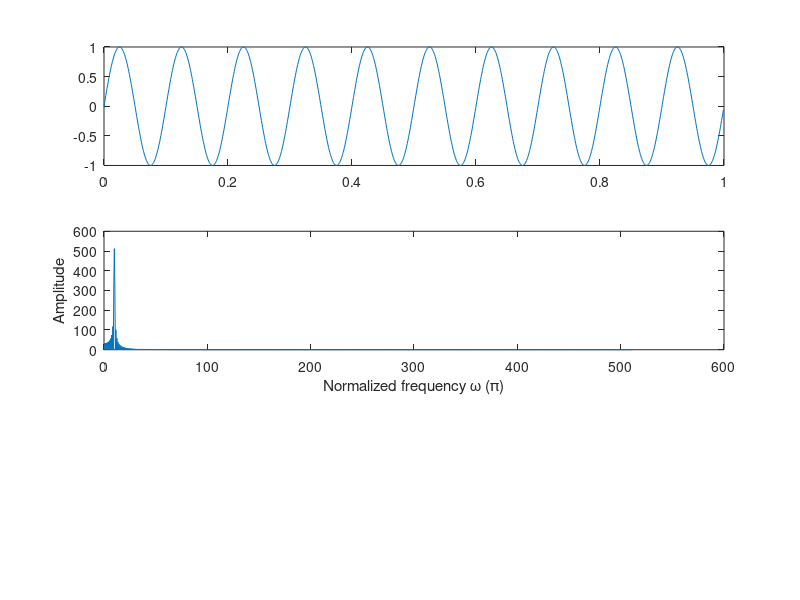

This figure's MATLAB source: (Note: this script raises an error after producing the figure.)
% Testing Volterra filter
clear all;
close all;

addpath "Fast Volterra Filtering";

fs = 1024;
N = 2*fs;
delta_w = 2/N;
w_freq = (0:N-1)/2; 
w_norm = (0:N-1)*delta_w;
freq = 10;
t = 0:1/fs:1-1/fs;

u = 1*sin(2*pi*freq*t);

figure; 
subplot(3, 1, 1);
plot(t,u);

U = fft(u, N);

subplot(3, 1, 2);
plot(w_freq(1:N/2), abs(U(1:N/2)));
xlabel('Normalized frequency \omega (\pi)'); ylabel('Amplitude');

M1 = 256; % length of first order volterra kernel
M2 = 32; % length of second order volterra kernel
gains = [1, 1];
ker1 = zeros(M1,1); 
ker1(1) = gains(2);
ker2 = zeros(M2,M2); 
ker2(1,1) = gains(2);
ker = {ker1, ker2};
y = fastVMcell(u, ker, [M1 M2]);
yr = sum(y,1);
yr = yr - mean(yr);
Y = fft(yr, N);

subplot(3, 1, 3);
plot(w_freq(1:N/2), abs(Y(1:N/2)));


